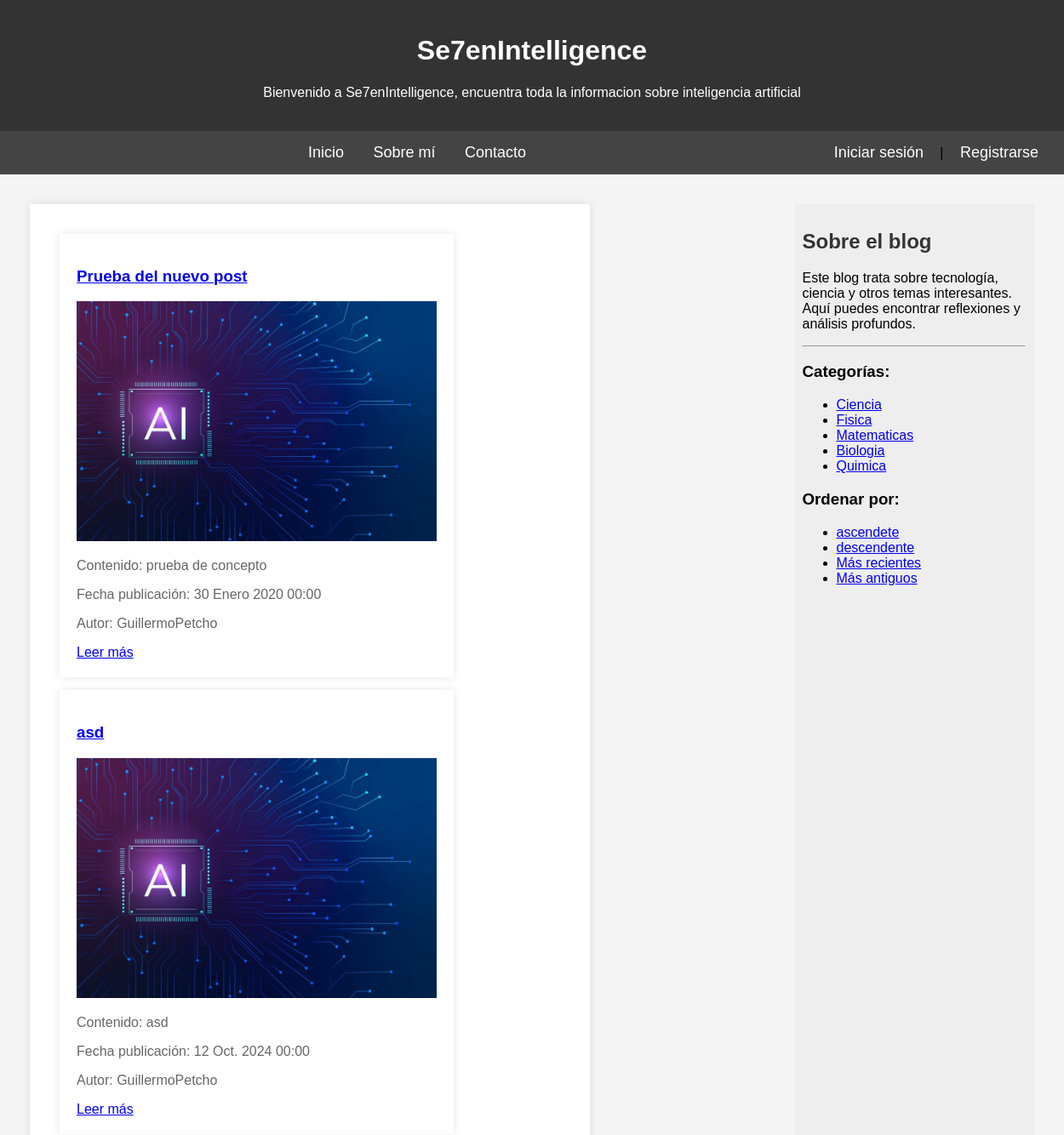
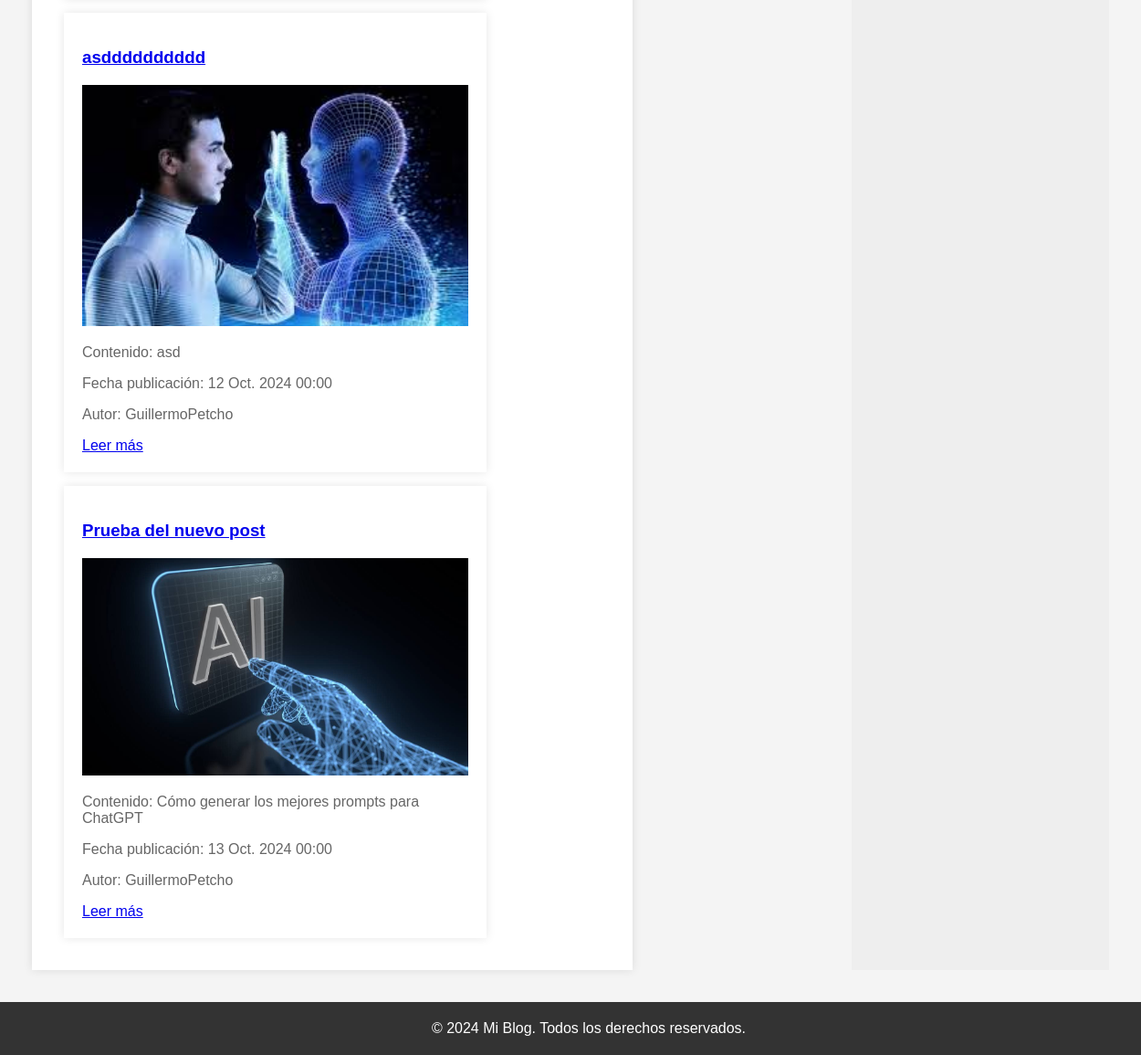
The page /inicio/ on the database its author committed (2 pictures, top to bottom).
### apps/myblog/models.py (models this page shows, shortened)
class Post(models.Model):
    autor = models.ForeignKey(settings.AUTH_USER_MODEL, on_delete=models.CASCADE)
    titulo = models.CharField(max_length=200)
    resumen = models.TextField(max_length=50000)
    fecha_creacion = models.DateTimeField(default=timezone.now)
    fecha_publicacion = models.DateTimeField(blank=True, null=True)
    contenido = models.TextField(max_length=50000)
    imagen = models.ImageField(null=True, blank= True,upload_to= "img/posts", help_text= "Imagen del post")
    categorias = models.ManyToManyField(Categoria, related_name="posts")

class Categoria(models.Model):
    nombre = models.CharField(max_length=200,unique=True)

### apps/myblog/views.py (the view)
# urls.py: path("inicio/", listar_posts, name="inicio"),  # Ruta para la vista de inicio
def listar_posts(request):
    posts = Post.objects.all()  # Obtén todos los posts
    categorias = Categoria.objects.all()  # Obtén todas las categorías
    ultimosposts = Post.objects.all().order_by('fecha_publicacion')  # Cambia si necesitas limitar e numero de posts
    ultimos_mensajes = MensajeContacto.objects.order_by('-fecha_envio')[:3]
    categoria_id = request.GET.get('categoria')
    if categoria_id:
        posts = posts.filter(categorias__id=categoria_id)
    return render(request, 'inicio.html',
                  {'ultimosposts': ultimosposts,
                   'categorias': categorias ,
                   'mostrar_categorias': True,
                   'mostrar_fechas': True,
                   'ultimos_mensajes': ultimos_mensajes
                   })

### templates/inicio.html (shortened to what this page needs)
{% extends 'base.html' %}
{% block content %}
<section>
    <div class="post">
        {% if listar_posts_alfabeticamente %}
        <ul>
            {% for post in ultimosposts %}
                <li>{{ post.titulo }}</li>
            {% endfor %}
        </ul>
        {% elif listar_posts_fechas %}
        <ul>
            {% for post in ultimosposts %}
                <li>{{ post.titulo }}</li>
            {% endfor %}
        </ul>
        {% else %}
                {% for post in ultimosposts %}
                <article class="post">
                    <h3><a href="{% url 'post_detalle' post.id %}">{{ post.titulo }}</a></h3>
                    {% if post.imagen %}
                    <img class="imagen" src="{{ post.imagen.url }}" alt="Imagen de {{ post.titulo }}" />
                    {% else %}
                        <p>No hay imagen disponible.</p>
                    {% endif %}
                    <p>Contenido: {{ post.resumen }}</p>
                    <p>Fecha publicación: {{ post.fecha_publicacion }}</p>
                    <p>Autor: {{ post.autor }}</p>
                    <a href="{% url 'post_detalle' post.id %}">Leer más</a>
                </article>
                {% empty %}
                    <p>No hay posts disponibles.</p>
                {% endfor %}
        {% endif %}
    </div>
</section>
{% endblock %}

### templates/base.html (shortened to what this page needs)
<!DOCTYPE html>
{% load static %}
<html lang="es">
<head>
</head>
<body>
<header>
    {% if user.is_authenticated %}
        <h1>Se7enIntelligence</h1>
        <p>Bienvenido {{ user.username }}, encuentra toda la informacion sobre inteligencia artificial</p>
    {% else %}
        <h1>Se7enIntelligence</h1>
        <p>Bienvenido a Se7enIntelligence, encuentra toda la informacion sobre inteligencia artificial</p>
    {% endif %}
</header>
<nav>
    <a href="{% url 'inicio' %}">Inicio</a>
    <a href="{% url 'acerca_de' %}">Sobre mí</a>
    <a href="{% url 'contacto' %}">Contacto</a>
    <span style="float: right;">
        {% if user.is_authenticated %}
        <form action="{% url 'cerrar_sesion' %}" method="post">
            {% csrf_token %}
            <button type="submit">Cerrar Sesión</button>
        </form>
    {% else %}
        <a href="{% url 'login' %}">Iniciar sesión</a> | <a href="{% url 'signup' %}">Registrarse</a>
    {% endif %}
    </span>
</nav>
<main>
    <section class = "container">
        {% block content %}
        {% endblock %}
    </section>
    <aside class="sidebar">
        <h2>Sobre el blog</h2>
        <p>Este blog trata sobre tecnología, ciencia y otros temas interesantes. Aquí puedes encontrar reflexiones y análisis profundos.</p>
        {% if mostrar_categorias %}
        <hr>
            <h3>Categorías:</h3>
            <ul>
            {% for categoria in categorias %}
                <li>
                    <a href="{% url 'listar_posts_por_categoria' categoria.id %}">
                        {{ categoria.nombre }}
                    </a>
                </li>
            {% endfor %}
            </ul>
        {% endif %}
        {% if mostrar_fechas %}
        <div>
            <h3>Ordenar por:</h3>
            <ul>
                <li>
                    <a href="{% url 'listar_posts_alfabeticamente' %}?orden=asc">ascendete</a>
                </li>
                <li>
                    <a href="{% url 'listar_posts_alfabeticamente' %}?orden=desc">descendente</a>
                </li>
                <li>
                    <a href="{% url 'listar_posts_fechas' 'recientes' %}">Más recientes</a>
                </li>
                <li>
                    <a href="{% url 'listar_posts_fechas' 'antiguos' %}">Más antiguos</a>
                </li>
            </ul>
        </div>
        {% endif %}
    </aside>
</main>
<footer>
    <p>&copy; 2024 Mi Blog. Todos los derechos reservados.</p>
</footer>
</body>
</html>

### templates/base.html (style rules this page uses)
body { font-family: Arial, sans-serif; margin: 0; padding: 0; background-color: #f4f4f4; }
header { background-color: #333; color: white; padding: 20px; text-align: center; }
nav { background-color: #444; padding: 15px; text-align: center; }
nav a { color: white; margin: 0 15px; text-decoration: none; font-size: 18px; }
main { display: flex; flex: 1; flex-wrap: wrap; justify-content: space-between; padding: 20px; }
.post { background-color: white; margin: 15px; padding: 20px; box-shadow: 0px 0px 10px rgba(0, 0, 0, 0.1); width: calc(70% - 10px); }
.imagen { width: 100%; }
.sidebar { background-color: #eee; padding: 10px; width: calc(25% - 40px); margin: 15px; }
.container { flex: 1; width: calc(70%); }
.post h2, .sidebar h2 { color: #333; }
.post p { color: #666; }
footer { background-color: #333; color: white; text-align: center; padding: 20px; position: relative; bottom: 0; width: 100%; }
footer p { margin: 0; }

### rows shown on the page
Post: titulo "Prueba del nuevo post", imagen (picture), resumen "prueba de concepto", fecha_publicacion "30 Enero 2020 00:00", autor "GuillermoPetcho"
Post: titulo "asd", imagen (picture), resumen "asd", fecha_publicacion "12 Oct. 2024 00:00", autor "GuillermoPetcho"
Post: titulo "asdddddddddd", imagen (picture), resumen "asd", fecha_publicacion "12 Oct. 2024 00:00", autor "GuillermoPetcho"
Post: titulo "Prueba del nuevo post", imagen (picture), resumen "Cómo generar los mejores prompts para ChatGPT", fecha_publicacion "13 Oct. 2024 00:00", autor "GuillermoPetcho"
Categoria: nombre "Ciencia"
Categoria: nombre "Fisica"
Categoria: nombre "Matematicas"
Categoria: nombre "Biologia"
Categoria: nombre "Quimica"
